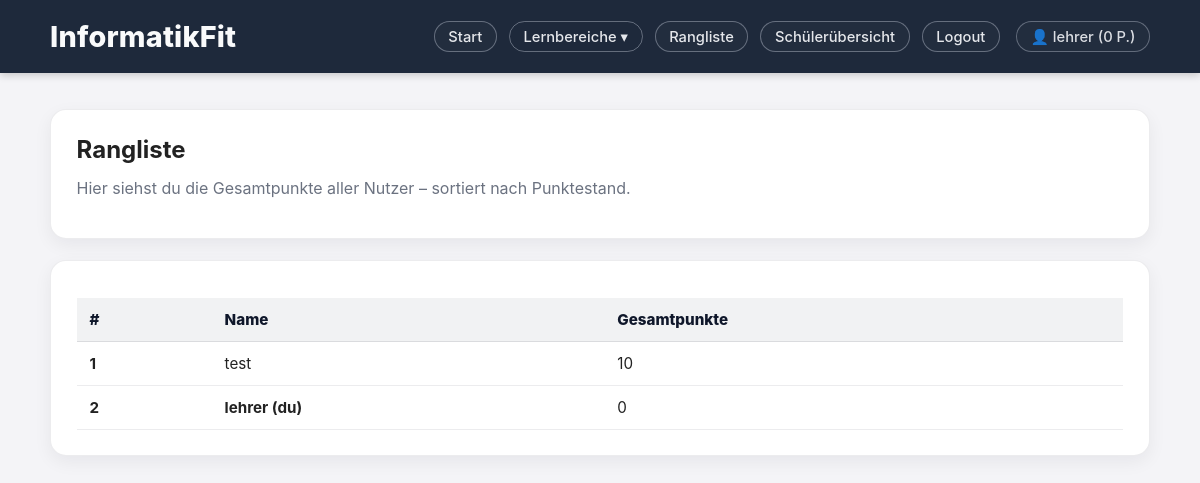
/leaderboard (signed in), run on the app's committed database.
### models.py (models this page shows, shortened)
class User(db.Model, UserMixin):
    __tablename__ = "users"
    id = db.Column(db.Integer, primary_key=True)
    username = db.Column(db.String(80), unique=True, nullable=False)
    password_hash = db.Column(db.String(255), nullable=False)
    total_points = db.Column(db.Integer, nullable=False, default=0)
    role = db.Column(db.String(20), nullable=False, default="student")
    results = db.relationship("Result", backref="user", lazy=True, cascade="all, delete-orphan")

### app.py (the view)
@app.route("/leaderboard")
@login_required
def leaderboard():
    users = User.query.order_by(User.total_points.desc()).all()
    return render_template("leaderboard.html", users=users)

### app.py (called while the page is built)
@login_manager.user_loader
def load_user(user_id):
    return User.query.get(int(user_id))

### templates/leaderboard.html
{% extends "base.html" %}
{% block content %}
<section class="card">
  <h2>Rangliste</h2>
  <p class="text-muted">
    Hier siehst du die Gesamtpunkte aller Nutzer – sortiert nach Punktestand.
  </p>
</section>
<section class="card">
  {% if users and users|length > 0 %}
    <div style="overflow-x:auto;">
      <table class="table-clean">
        <thead>
          <tr>
            <th>#</th>
            <th>Name</th>
            <th>Gesamtpunkte</th>
          </tr>
        </thead>
        <tbody>
          {% for u in users %}
            <tr>
              <td><strong>{{ loop.index }}</strong></td>
              <td>
                {% if current_user.is_authenticated and u.id == current_user.id %}
                  <strong>{{ u.username }} (du)</strong>
                {% else %}
                  {{ u.username }}
                {% endif %}
              </td>
              <td>{{ u.total_points }}</td>
            </tr>
          {% endfor %}
        </tbody>
      </table>
    </div>
  {% else %}
    <p class="text-muted">Noch keine Nutzer vorhanden.</p>
  {% endif %}
</section>
{% endblock %}

### templates/base.html (shortened to what this page needs)
<!DOCTYPE html>
<html lang="de">
<head>
  <link rel="stylesheet" href="{{ url_for('static', filename='style.css') }}">
</head>
<body>
<header class="topbar">
  <div class="container topbar-row">
    <a class="brand" href="{{ url_for('home') }}">InformatikFit</a>
    <nav class="nav">
      {% if current_user.is_authenticated %}
        <a class="nav-link" href="{{ url_for('home') }}">Start</a>
        <div class="nav-dropdown">
          <button class="nav-link nav-dropdown-btn" type="button" aria-haspopup="true">
            Lernbereiche ▾
          </button>
        </div>
        <a class="nav-link" href="{{ url_for('leaderboard') }}">Rangliste</a>
        {% if current_user.role == "teacher" %}
          <a class="nav-link" href="{{ url_for('teacher_dashboard') }}">Schülerübersicht</a>
        {% endif %}
        <a class="nav-link" href="{{ url_for('logout') }}">Logout</a>
        <span class="nav-link user-pill">
          👤 {{ current_user.username }} ({{ current_user.total_points }} P.)
        </span>
      {% else %}
        <a class="nav-link" href="{{ url_for('login') }}">Login</a>
        <a class="nav-link" href="{{ url_for('register') }}">Registrieren</a>
      {% endif %}
    </nav>
  </div>
</header>
<main class="container">
  {% block content %}{% endblock %}
</main>
</body>
</html>

### static/style.css (style rules this page uses)
:root { --navy: #1e293b; --navy-2: #0f172a; --bg: #f4f4f7; --text: #222; --muted: #6b7280; --blue: #1f6feb; --blue-dark: #1758c9; --line: rgba(228,235,247,0.35); --card-line: rgba(15, 23, 42, 0.08); }
* { margin: 0; padding: 0; box-sizing: border-box; font-family: -apple-system, BlinkMacSystemFont, "Segoe UI", Roboto, sans-serif; }
body { background: var(--bg); color: var(--text); min-height: 100vh; display: flex; flex-direction: column; }
.container { width: min(1100px, 92%); margin: 0 auto; }
main.container { flex: 1; padding: 2.25rem 0 3.25rem; }
.topbar { background: var(--navy); padding: 1.2rem 0; color: #f9fafb; box-shadow: 0 2px 8px rgba(0,0,0,0.2); }
.topbar-row { display:flex; align-items:center; justify-content:space-between; gap: 1rem; }
.brand { color:#f9fafb; text-decoration:none; font-weight: 800; font-size: 1.8rem; letter-spacing: .2px; }
.nav { display:flex; align-items:center; gap: .75rem; flex-wrap: wrap; }
.nav-link, .nav a { color: #e5e7eb; text-decoration: none; font-weight: 500; padding: 0.35rem 0.85rem; border-radius: 999px; border: 1px solid var(--line); font-size: 0.92rem; background: rgba(255,255,255,0.02); transition: background 0.15s ease, border-color 0.15s ease, transform 0.15s ease; }
.user-pill { margin-left: .25rem; opacity: .95; }
.nav-dropdown { position: relative; display: inline-flex; }
.nav-dropdown-btn { background: transparent; cursor: pointer; }
.card { background: #ffffff; border: 1px solid var(--card-line); border-radius: 1rem; padding: 1.55rem 1.6rem; box-shadow: 0 6px 18px rgba(15, 23, 42, 0.06); margin-bottom: 1.35rem; }
h2 { margin-bottom: 0.75rem; }
.card p { margin-top: 0.35rem; margin-bottom: 0.75rem; line-height: 1.55; }
.text-muted { color: var(--muted); line-height: 1.55; }
.table-clean { width: 100%; border-collapse: collapse; margin-top: 0.75rem; font-size: 0.95rem; }
.table-clean thead th { text-align: left; padding: 0.75rem 0.8rem; background: rgba(30, 41, 59, 0.06); border-bottom: 1px solid rgba(15, 23, 42, 0.10); color: #0f172a; font-weight: 800; }
.table-clean tbody td { padding: 0.75rem 0.8rem; border-bottom: 1px solid rgba(15, 23, 42, 0.08); vertical-align: middle; }

### data on the page
User: username "lehrer", total_points "0"
User: username "test", total_points "10"
